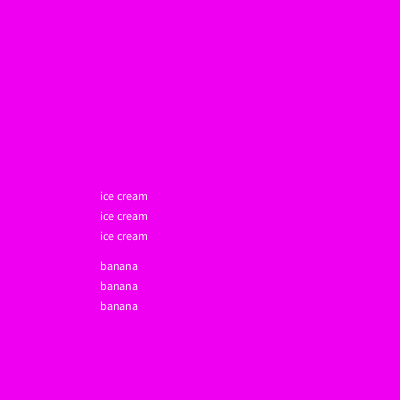
Frame 1 (no input)
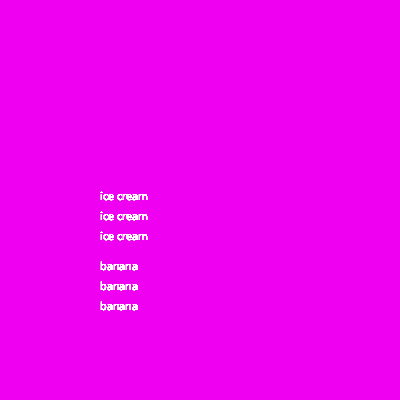
Frame 60 (the mouse pressed at the canvas centre just before this capture)
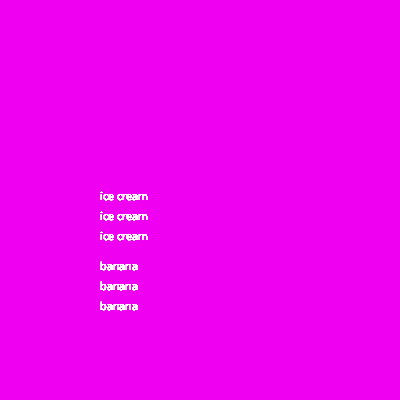
Frame 120 (the mouse held since frame 60 and released just before this capture)

The Processing sketch that drew these frames (run headless with seeded random() and noise(); from frame 60 on, the mouse is pressed at the canvas centre):

// Processing sketch: banana_split
// ── banana_split.pde
void setup(){
  size(400,400);
  background(#EF00F0);
}
void draw(){
  for(int i=0; i<3; i++){
    text("ice cream",100, 200+i*20);
    
}
for(int k= 0; k<3; k++){
  text("banana", 100, 270+k*20);
}
}
